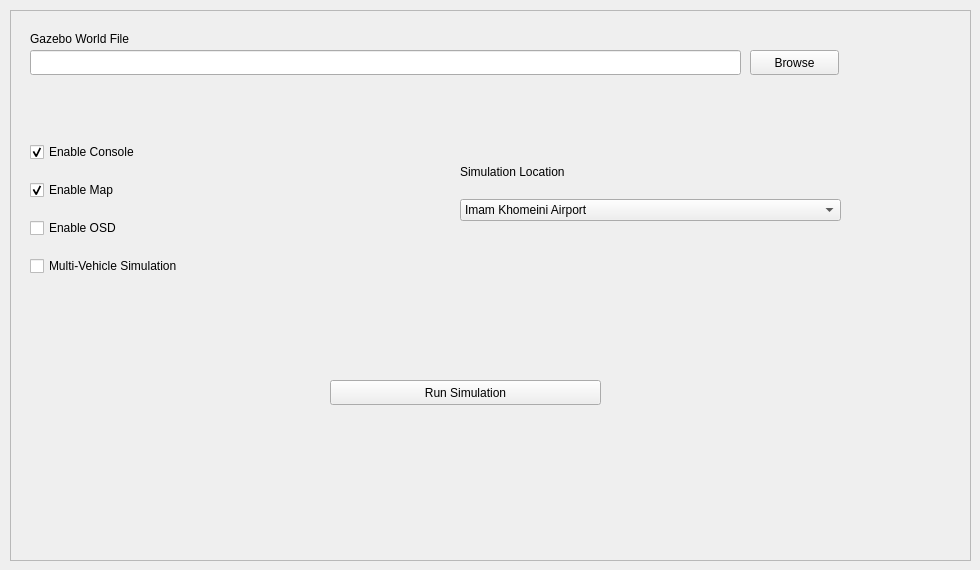
    <widget class="QWidget" name="tab_2">
     <attribute name="title">
      <string>Simulation</string>
     </attribute>
     <widget class="QFrame" name="frame_2">
      <property name="geometry">
       <rect>
        <x>10</x>
        <y>10</y>
        <width>961</width>
        <height>551</height>
       </rect>
      </property>
      <property name="frameShape">
       <enum>QFrame::StyledPanel</enum>
      </property>
      <property name="frameShadow">
       <enum>QFrame::Raised</enum>
      </property>
      <widget class="QPushButton" name="pushButton_2">
       <property name="geometry">
        <rect>
         <x>320</x>
         <y>370</y>
         <width>271</width>
         <height>25</height>
        </rect>
       </property>
       <property name="text">
        <string>Run Simulation</string>
       </property>
      </widget>
      <widget class="QLabel" name="label_5">
       <property name="geometry">
        <rect>
         <x>20</x>
         <y>20</y>
         <width>131</width>
         <height>17</height>
        </rect>
       </property>
       <property name="text">
        <string>Gazebo World File</string>
       </property>
      </widget>
      <widget class="QLineEdit" name="lineEdit_4">
       <property name="geometry">
        <rect>
         <x>20</x>
         <y>40</y>
         <width>711</width>
         <height>25</height>
        </rect>
       </property>
      </widget>
      <widget class="QPushButton" name="pushButton_3">
       <property name="geometry">
        <rect>
         <x>740</x>
         <y>40</y>
         <width>89</width>
         <height>25</height>
        </rect>
       </property>
       <property name="text">
        <string>Browse</string>
       </property>
      </widget>
      <widget class="QWidget" name="layoutWidget">
       <property name="geometry">
        <rect>
         <x>20</x>
         <y>120</y>
         <width>311</width>
         <height>161</height>
        </rect>
       </property>
       <layout class="QVBoxLayout" name="verticalLayout">
        <item>
         <widget class="QCheckBox" name="checkBox_2">
          <property name="text">
           <string>Enable Console</string>
          </property>
          <property name="checked">
           <bool>true</bool>
          </property>
         </widget>
        </item>
        <item>
         <widget class="QCheckBox" name="checkBox">
          <property name="text">
           <string>Enable Map</string>
          </property>
          <property name="checked">
           <bool>true</bool>
          </property>
         </widget>
        </item>
        <item>
         <widget class="QCheckBox" name="checkBox_4">
          <property name="text">
           <string>Enable OSD</string>
          </property>
         </widget>
        </item>
        <item>
         <widget class="QCheckBox" name="checkBox_3">
          <property name="text">
           <string>Multi-Vehicle Simulation</string>
          </property>
         </widget>
        </item>
       </layout>
      </widget>
      <widget class="QWidget" name="layoutWidget">
       <property name="geometry">
        <rect>
         <x>450</x>
         <y>140</y>
         <width>381</width>
         <height>71</height>
        </rect>
       </property>
       <layout class="QVBoxLayout" name="verticalLayout_2">
        <item>
         <widget class="QLabel" name="label_6">
          <property name="text">
           <string>Simulation Location</string>
          </property>
         </widget>
        </item>
        <item>
         <widget class="QComboBox" name="comboBox">
          <item>
           <property name="text">
            <string>Imam Khomeini Airport</string>
           </property>
          </item>
          <item>
           <property name="text">
            <string>Mehrabad Airport</string>
           </property>
          </item>
          <item>
           <property name="text">
            <string>SWITehran</string>
           </property>
          </item>
         </widget>
        </item>
       </layout>
      </widget>
     </widget>
    </widget>
